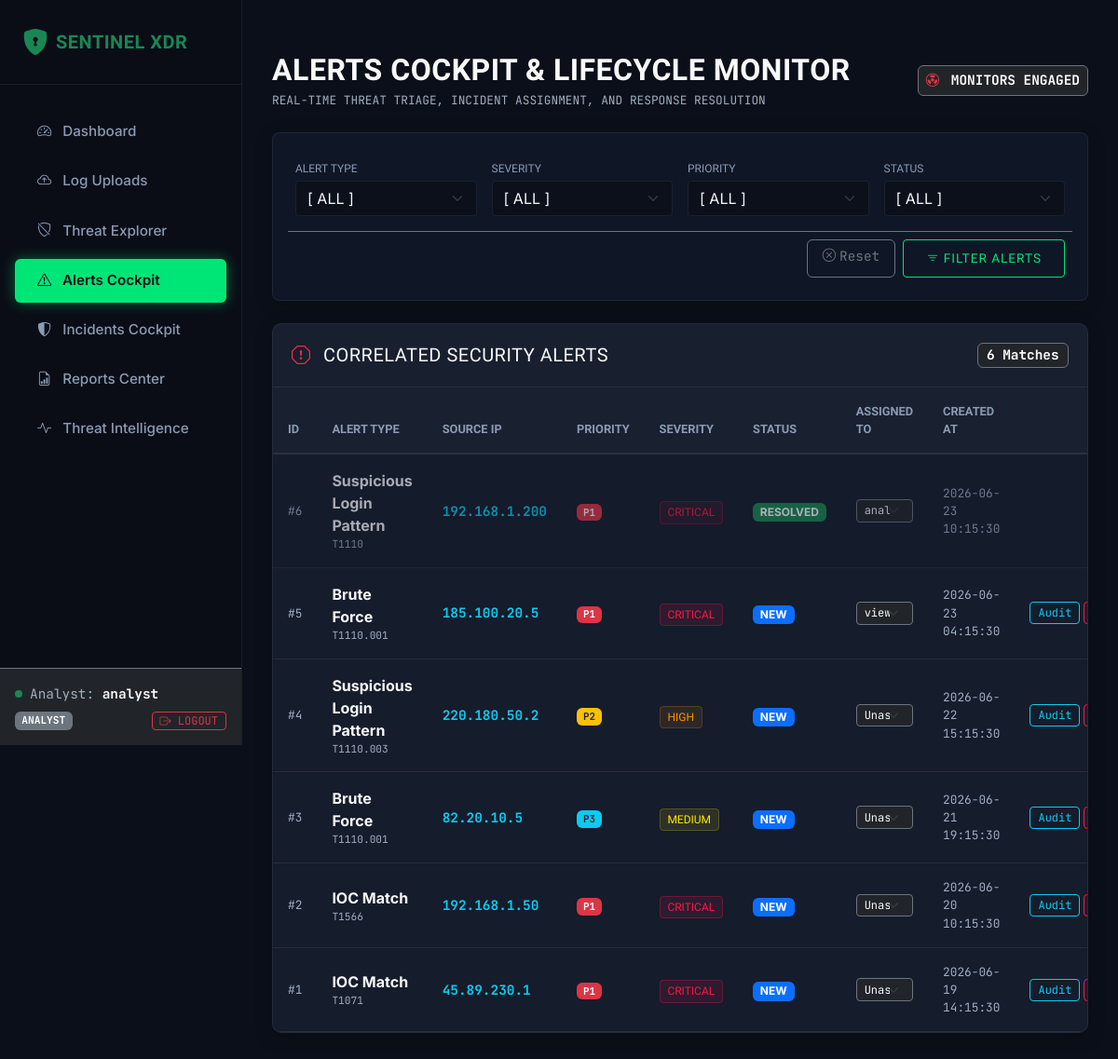
Page /alerts (signed in) on the committed database.
### app/models/user.py (models this page shows, shortened)
class User(db.Model):
    __tablename__ = 'users'
    id = db.Column(db.Integer, primary_key=True)
    username = db.Column(db.String(64), unique=True, nullable=False, index=True)
    email = db.Column(db.String(120), unique=True, nullable=False)
    password_hash = db.Column(db.String(128), nullable=False)
    created_at = db.Column(db.DateTime, default=datetime.datetime.utcnow)
    role = db.Column(db.String(32), default='analyst', nullable=False)  # 'admin' or 'analyst'
    uploads = db.relationship('UploadedLog', backref='uploader', lazy=True, cascade="all, delete-orphan")

### app/models/alert.py (models this page shows, shortened)
class Alert(db.Model):
    __tablename__ = 'alerts'
    id = db.Column(db.Integer, primary_key=True)
    alert_type = db.Column(db.String(64), nullable=False, index=True)  # 'Brute Force', 'IOC Match', 'Suspicious Login Pattern', 'Suspicious Activity'
    severity = db.Column(db.String(16), nullable=False, index=True)  # 'Low', 'Medium', 'High', 'Critical'
    priority = db.Column(db.String(8), nullable=False, default='P3', index=True)  # 'P1', 'P2', 'P3', 'P4'
    status = db.Column(db.String(32), default='New', nullable=False, index=True)  # 'New', 'Acknowledged', 'Resolved', 'False Positive'
    created_at = db.Column(db.DateTime, default=datetime.datetime.utcnow, nullable=False, index=True)
    resolved_at = db.Column(db.DateTime, nullable=True)
    assigned_to_id = db.Column(db.Integer, db.ForeignKey('users.id', ondelete='SET NULL'), nullable=True)
    description = db.Column(db.Text, nullable=True)
    source_ip = db.Column(db.String(45), nullable=True, index=True)
    attempt_count = db.Column(db.Integer, nullable=True)
    first_seen = db.Column(db.DateTime, nullable=True)
    last_seen = db.Column(db.DateTime, nullable=True)
    ioc_indicator_id = db.Column(db.Integer, db.ForeignKey('ioc_indicators.id', ondelete='SET NULL'), nullable=True)
    mitre_technique = db.Column(db.String(64), nullable=True)  # e.g., T1110.001 - Password Guessing
    mitre_tactic = db.Column(db.String(64), nullable=True)     # e.g., Credential Access
    assigned_user = db.relationship('User', backref=db.backref('alerts', lazy=True))

### app/blueprints/alerts.py (the view)
@alerts_bp.route('/alerts')
@login_required
def index():
    alert_type = request.args.get('alert_type', '').strip()
    severity = request.args.get('severity', '').strip()
    priority = request.args.get('priority', '').strip()
    status = request.args.get('status', '').strip()
    query = Alert.query
    if alert_type and alert_type != 'ALL':
        query = query.filter(Alert.alert_type == alert_type)
    if severity and severity != 'ALL':
        query = query.filter(Alert.severity == severity)
    if priority and priority != 'ALL':
        query = query.filter(Alert.priority == priority)
    if status and status != 'ALL':
        query = query.filter(Alert.status == status)
    alerts_list = query.order_by(Alert.created_at.desc()).all()
    all_users = User.query.order_by(User.username.asc()).all()
    alert_types = ['Brute Force', 'IOC Match', 'Suspicious Login Pattern', 'Suspicious Activity']
    return render_template(
        'alerts.html',
        alerts=alerts_list,
        users=all_users,
        alert_types=alert_types,
        filters=request.args
    )

### app/templates/alerts.html (shortened to what this page needs)
{% extends 'base.html' %}
{% block content %}
<div class="container-fluid px-0">
    <div class="d-flex justify-content-between align-items-center mb-4">
        <div>
            <h2 class="text-light fw-bold mb-1">ALERTS COCKPIT & LIFECYCLE MONITOR</h2>
            <p class="text-muted text-mono mb-0" style="font-size: 0.8rem;">REAL-TIME THREAT TRIAGE, INCIDENT ASSIGNMENT, AND RESPONSE RESOLUTION</p>
        </div>
        <div>
            <span class="badge bg-dark border border-secondary text-mono p-2">
                <i class="bi bi-radioactive text-danger me-1"></i> MONITORS ENGAGED
            </span>
        </div>
    </div>
    <div class="cyber-card filter-panel mb-4">
        <form method="GET" action="{{ url_for('alerts.index') }}">
            <div class="row g-3">
                <div class="col-12 col-md-3">
                    <label for="alert_type" class="filter-label mb-1">Alert Type</label>
                    <select name="alert_type" id="alert_type" class="form-select form-control-cyber">
                        <option value="ALL" {% if not filters.alert_type or filters.alert_type == 'ALL' %}selected{% endif %}>[ ALL ]</option>
                    </select>
                </div>
                <div class="col-6 col-md-3">
                    <label for="severity" class="filter-label mb-1">Severity</label>
                    <select name="severity" id="severity" class="form-select form-control-cyber">
                        <option value="ALL" {% if not filters.severity or filters.severity == 'ALL' %}selected{% endif %}>[ ALL ]</option>
                    </select>
                </div>
                <div class="col-6 col-md-3">
                    <label for="priority" class="filter-label mb-1">Priority</label>
                    <select name="priority" id="priority" class="form-select form-control-cyber">
                        <option value="ALL" {% if not filters.priority or filters.priority == 'ALL' %}selected{% endif %}>[ ALL ]</option>
                    </select>
                </div>
                <div class="col-12 col-md-3">
                    <label for="status" class="filter-label mb-1">Status</label>
                    <select name="status" id="status" class="form-select form-control-cyber">
                        <option value="ALL" {% if not filters.status or filters.status == 'ALL' %}selected{% endif %}>[ ALL ]</option>
                    </select>
                </div>
                <div class="col-12 d-flex justify-content-end gap-2 mt-3 pt-2 border-top border-secondary">
                    <a href="{{ url_for('alerts.index') }}" class="btn btn-outline-secondary text-mono px-3">
                        <i class="bi bi-x-circle me-1"></i>Reset
                    </a>
                    <button type="submit" class="btn btn-cyber px-4">
                        <i class="bi bi-filter me-1"></i>Filter Alerts
                    </button>
                </div>
            </div>
        </form>
    </div>
    <div class="cyber-card">
        <div class="cyber-card-header d-flex justify-content-between align-items-center">
            <h5 class="text-light mb-0 font-display">
                <i class="bi bi-exclamation-octagon text-danger me-2"></i> CORRELATED SECURITY ALERTS
            </h5>
            <span class="badge bg-dark border border-secondary text-mono">{{ alerts | length }} Matches</span>
        </div>
        <div class="table-responsive">
            <table class="table table-cyber mb-0 align-middle">
                <thead>
                    <tr>
                        <th style="width: 5%;">ID</th>
                        <th style="width: 15%;">Alert Type</th>
                        <th style="width: 10%;">Source IP</th>
                        <th style="width: 10%;">Priority</th>
                        <th style="width: 10%;">Severity</th>
                        <th style="width: 10%;">Status</th>
                        <th style="width: 15%;">Assigned To</th>
                        <th style="width: 12%;">Created At</th>
                        <th style="width: 13%;" class="text-end">Actions</th>
                    </tr>
                </thead>
                <tbody>
                    {% if alerts %}
                    {% for alert in alerts %}
                    <tr {% if alert.status == 'Resolved' or alert.status == 'False Positive' %}style="opacity: 0.65;"{% endif %}>
                        <td class="text-muted text-mono" style="font-size: 0.8rem;">
                            #{{ alert.id }}
                        </td>
                        <td>
                            <strong class="text-light">{{ alert.alert_type }}</strong>
                            {% if alert.mitre_technique %}
                            <div class="text-muted text-mono" style="font-size: 0.7rem;">{{ alert.mitre_technique.split(' - ')[0] }}</div>
                            {% endif %}
                        </td>
                        <td class="text-mono fw-bold text-info">
                            {{ alert.source_ip or 'N/A' }}
                        </td>
                        <td class="text-mono">
                            <span class="badge {% if alert.priority == 'P1' %}bg-danger{% elif alert.priority == 'P2' %}bg-warning text-dark{% elif alert.priority == 'P3' %}bg-info text-dark{% else %}bg-secondary{% endif %}">
                                {{ alert.priority }}
                            </span>
                        </td>
                        <td>
                            <span class="badge-cyber {% if alert.severity == 'Critical' %}badge-critical{% elif alert.severity == 'High' %}badge-high{% elif alert.severity == 'Medium' %}badge-medium{% else %}badge-low{% endif %}">
                                {{ alert.severity }}
                            </span>
                        </td>
                        <td>
                            <span class="badge {% if alert.status == 'New' %}bg-primary{% elif alert.status == 'Acknowledged' %}bg-warning text-dark{% elif alert.status == 'Resolved' %}bg-success{% else %}bg-secondary{% endif %}">
                                {{ alert.status | upper }}
                            </span>
                        </td>
                        <td>
                            <form method="POST" action="{{ url_for('alerts.assign', alert_id=alert.id) }}" class="d-inline">
                                <select name="assigned_to_id" onchange="this.form.submit()" class="form-select form-select-sm bg-dark text-light border-secondary text-mono" style="font-size: 0.75rem; padding: 0.15rem 1.5rem 0.15rem 0.5rem;" {% if session.get('role') == 'viewer' %}disabled{% endif %}>
                                    <option value="0">Unassigned</option>
                                    {% for user in users %}
                                    <option value="{{ user.id }}" {% if alert.assigned_to_id == user.id %}selected{% endif %}>{{ user.username }}</option>
                                    {% endfor %}
                                </select>
                            </form>
                        </td>
                        <td class="text-mono text-muted" style="font-size: 0.8rem;">
                            {{ alert.created_at.strftime('%Y-%m-%d %H:%M:%S') }}
                        </td>
                        <td class="text-end">
                            <div class="d-flex justify-content-end gap-1">
                                <button type="button" class="btn btn-sm btn-outline-info py-0 px-2 text-mono" style="font-size: 0.75rem;" data-bs-toggle="modal" data-bs-target="#alertModal_{{ alert.id }}">
                                    Audit
                                </button>
                                {% if session.get('role') != 'viewer' %}
                                <a href="{{ url_for('incidents.create', alert_id=alert.id) }}" class="btn btn-sm btn-cyber py-0 px-2 text-mono" style="font-size: 0.75rem; border-color: var(--accent-critical); color: var(--accent-critical);" title="Declare Incident from Alert">
                                </a>
                                {% endif %}
                            </div>
                        </td>
                    </tr>
                    {% endfor %}
                    {% endif %}
                </tbody>
            </table>
        </div>
    </div>
</div>
{% endblock %}

### app/templates/base.html (shortened to what this page needs)
<!DOCTYPE html>
<html lang="en">
<head>
    <link href="https://cdn.jsdelivr.net/npm/bootstrap@5.3.3/dist/css/bootstrap.min.css" rel="stylesheet"
>
    <link rel="stylesheet" href="https://cdn.jsdelivr.net/npm/bootstrap-icons@1.11.3/font/bootstrap-icons.min.css">
    <link rel="stylesheet" href="{{ url_for('static', filename='css/custom.css') }}">
</head>
<body>
    <div class="sidebar d-flex flex-column justify-content-between">
        <div>
            <div class="sidebar-logo">
                <i class="bi bi-shield-lock-fill text-success fs-3 me-2"></i>
                <span class="brand-text text-success fs-5 fw-bold">SENTINEL XDR</span>
            </div>
            {% if g.user %}
            <nav class="nav flex-column">
                <a class="nav-link {% if request.endpoint == 'dashboard.index' %}active{% endif %}"
                    href="{{ url_for('dashboard.index') }}">
                    <i class="bi bi-speedometer2 me-2"></i> Dashboard
                </a>
                <a class="nav-link {% if request.endpoint == 'main.uploads' %}active{% endif %}"
                    href="{{ url_for('main.uploads') }}">
                    <i class="bi bi-cloud-arrow-up me-2"></i> Log Uploads
                </a>
                <a class="nav-link {% if request.endpoint == 'main.events' %}active{% endif %}"
                    href="{{ url_for('main.events') }}">
                    <i class="bi bi-shield-slash me-2"></i> Threat Explorer
                </a>
                <a class="nav-link {% if request.endpoint == 'alerts.index' %}active{% endif %}"
                    href="{{ url_for('alerts.index') }}">
                    <i class="bi bi-exclamation-triangle me-2"></i> Alerts Cockpit
                </a>
                <a class="nav-link {% if request.blueprint == 'incidents' %}active{% endif %}"
                    href="{{ url_for('incidents.index') }}">
                    <i class="bi bi-shield-shaded me-2"></i> Incidents Cockpit
                </a>
                <a class="nav-link {% if request.blueprint == 'reports' %}active{% endif %}"
                    href="{{ url_for('reports.index') }}">
                    <i class="bi bi-file-earmark-bar-graph me-2"></i> Reports Center
                </a>
                <a class="nav-link {% if request.endpoint == 'iocs.index' %}active{% endif %}"
                    href="{{ url_for('iocs.index') }}">
                    <i class="bi bi-activity me-2"></i> Threat Intelligence
                </a>
            </nav>
            {% endif %}
        </div>
        {% if g.user %}
        <div class="p-3 border-top border-secondary bg-dark">
            <div class="d-flex align-items-center mb-2">
                <div class="bg-success rounded-circle me-2" style="width: 8px; height: 8px;"></div>
                <small class="text-muted text-mono">Analyst: <span class="text-light fw-bold">{{ g.user.username
                        }}</span></small>
            </div>
            <div class="d-flex justify-content-between align-items-center">
                <span class="badge bg-secondary text-mono" style="font-size: 0.7rem;">{{ g.user.role | upper }}</span>
                <a href="{{ url_for('auth.logout') }}" class="btn btn-sm btn-outline-danger py-0 px-2 text-mono"
                    style="font-size: 0.75rem;">
                    <i class="bi bi-box-arrow-right"></i> LOGOUT
                </a>
            </div>
        </div>
        {% endif %}
    </div>
    <div class="main-wrapper">
        {% block content %}{% endblock %}
    </div>
</body>
</html>

### rows in the picture
User: user.username "analyst", user.role "ANALYST"
Alert: id "6", alert_type "Suspicious Login Pattern", mitre_technique "T1110", source_ip "192.168.1.200", priority "P1", severity "CRITICAL", status "RESOLVED", assigned_to_id "analyst", created_at "2026-06-23 10:15:30"
Alert: id "5", alert_type "Brute Force", mitre_technique "T1110.001", source_ip "185.100.20.5", priority "P1", severity "CRITICAL", status "NEW", assigned_to_id "viewer", created_at "2026-06-23 04:15:30"
Alert: id "4", alert_type "Suspicious Login Pattern", mitre_technique "T1110.003", source_ip "220.180.50.2", priority "P2", severity "HIGH", status "NEW", created_at "2026-06-22 15:15:30"
Alert: id "3", alert_type "Brute Force", mitre_technique "T1110.001", source_ip "82.20.10.5", priority "P3", severity "MEDIUM", status "NEW", created_at "2026-06-21 19:15:30"
Alert: id "2", alert_type "IOC Match", mitre_technique "T1566", source_ip "192.168.1.50", priority "P1", severity "CRITICAL", status "NEW", created_at "2026-06-20 10:15:30"
Alert: id "1", alert_type "IOC Match", mitre_technique "T1071", source_ip "45.89.230.1", priority "P1", severity "CRITICAL", status "NEW", created_at "2026-06-19 14:15:30"

### other values in the picture
{{ alerts | length }} "6"
